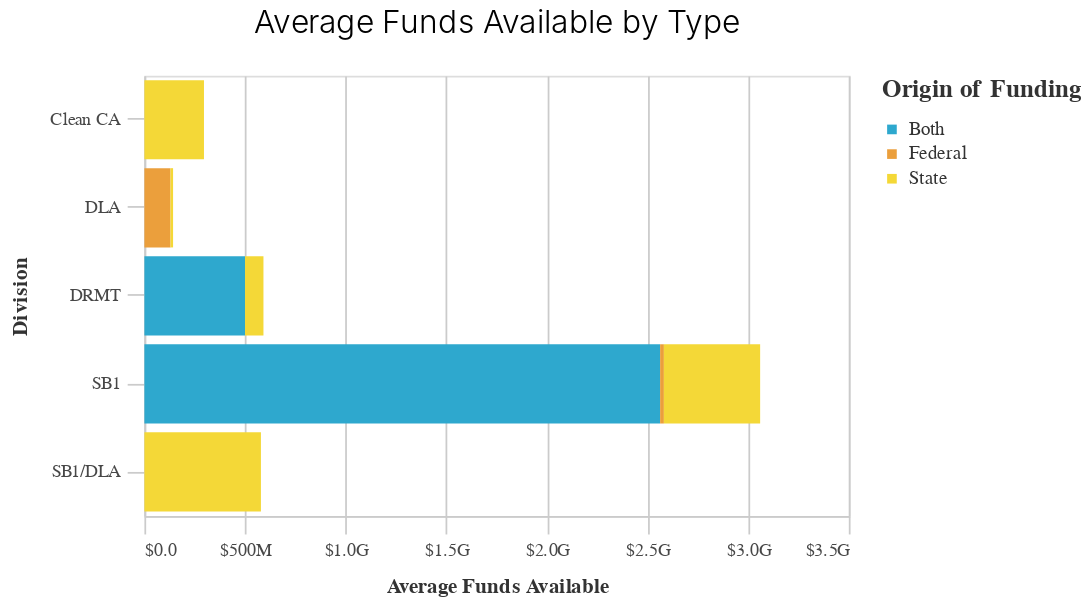

The notebook cell saved with this chart:
### Code cell
chart = (
    alt.Chart(
        df
        >>filter(_.availibility=='state')
        >> group_by(_.ct_division, _.federal_or_state_funded)
        >> summarize(avg_funds=(_.funding_amount_available.mean()))
    )
    .mark_bar()
    .encode(
        x=alt.X(
            "avg_funds", axis=alt.Axis(format="$.2s"), title="Average Funds Available"
        ),
        y=alt.Y("ct_division", title="Division"),
        color=alt.Color(
            "federal_or_state_funded",
            title="Origin of Funding",
            scale=alt.Scale(range=altair_utils.CALITP_CATEGORY_BRIGHT_COLORS),
        ),
    )
    .properties(title="Average Funds Available by Type")
)
styleguide.preset_chart_config(chart)

### Figure 1 — Vega-Lite specification as saved in the notebook (floating-point values rounded to 4 significant figures)
{"config": {"view": {"continuousWidth": 400, "continuousHeight": 300}, "axis": {"domainColor": "#cbcbcb", "grid": true, "gridColor": "#cbcbcb", "gridWidth": 1, "labelColor": "#474747", "labelFont": "Nunito Sans", "labelFontSize": 10, "labelPadding": 4, "tickColor": "#cbcbcb", "tickSize": 10, "titleColor": "#333", "titleFont": "Raleway", "titleFontSize": 12, "titlePadding": 10}, "axisBand": {"grid": false}, "background": "white", "font": "Raleway", "header": {"labelFont": "Nunito Sans", "titleFont": "Raleway"}, "legend": {"labelColor": "#333", "labelFont": "Nunito Sans", "labelFontSize": 11, "labelLimit": 0, "padding": 1, "symbolSize": 30, "symbolType": "square", "titleColor": "#333", "titleFont": "Raleway", "titleFontSize": 14, "titlePadding": 10}, "title": {"anchor": "middle", "font": "Raleway", "fontSize": 18, "fontWeight": 300, "offset": 20}}, "data": {"name": "data-c30febcf16e7fa85b955e96e03afb410"}, "mark": "bar", "encoding": {"color": {"field": "federal_or_state_funded", "scale": {"range": ["#2EA8CE", "#EB9F3C", "#F4D837", "#51BF9D", "#8CBCCB", "#9487C0"]}, "title": "Origin of Funding", "type": "nominal"}, "x": {"axis": {"format": "$.2s"}, "field": "avg_funds", "title": "Average Funds Available", "type": "quantitative"}, "y": {"field": "ct_division", "title": "Division", "type": "nominal"}}, "height": 250, "title": "Average Funds Available by Type", "width": 400, "$schema": "https://vega.github.io/schema/vega-lite/v4.17.0.json", "datasets": {"data-c30febcf16e7fa85b955e96e03afb410": [{"ct_division": "Clean CA", "federal_or_state_funded": "State", "avg_funds": 296000000.0}, {"ct_division": "DLA", "federal_or_state_funded": "Federal", "avg_funds": 129800000.0}, {"ct_division": "DLA", "federal_or_state_funded": "State", "avg_funds": 12680000.0}, {"ct_division": "DRMT", "federal_or_state_funded": "Both", "avg_funds": 500000000.0}, {"ct_division": "DRMT", "federal_or_state_funded": "State", "avg_funds": 91550000.0}, {"ct_division": "SB1", "federal_or_state_funded": "Both", "avg_funds": 2562000000.0}, {"ct_division": "SB1", "federal_or_state_funded": "Federal", "avg_funds": 18750000.0}, {"ct_division": "SB1", "federal_or_state_funded": "State", "avg_funds": 478200000.0}, {"ct_division": "SB1/DLA", "federal_or_state_funded": "State", "avg_funds": 579000000.0}]}}
